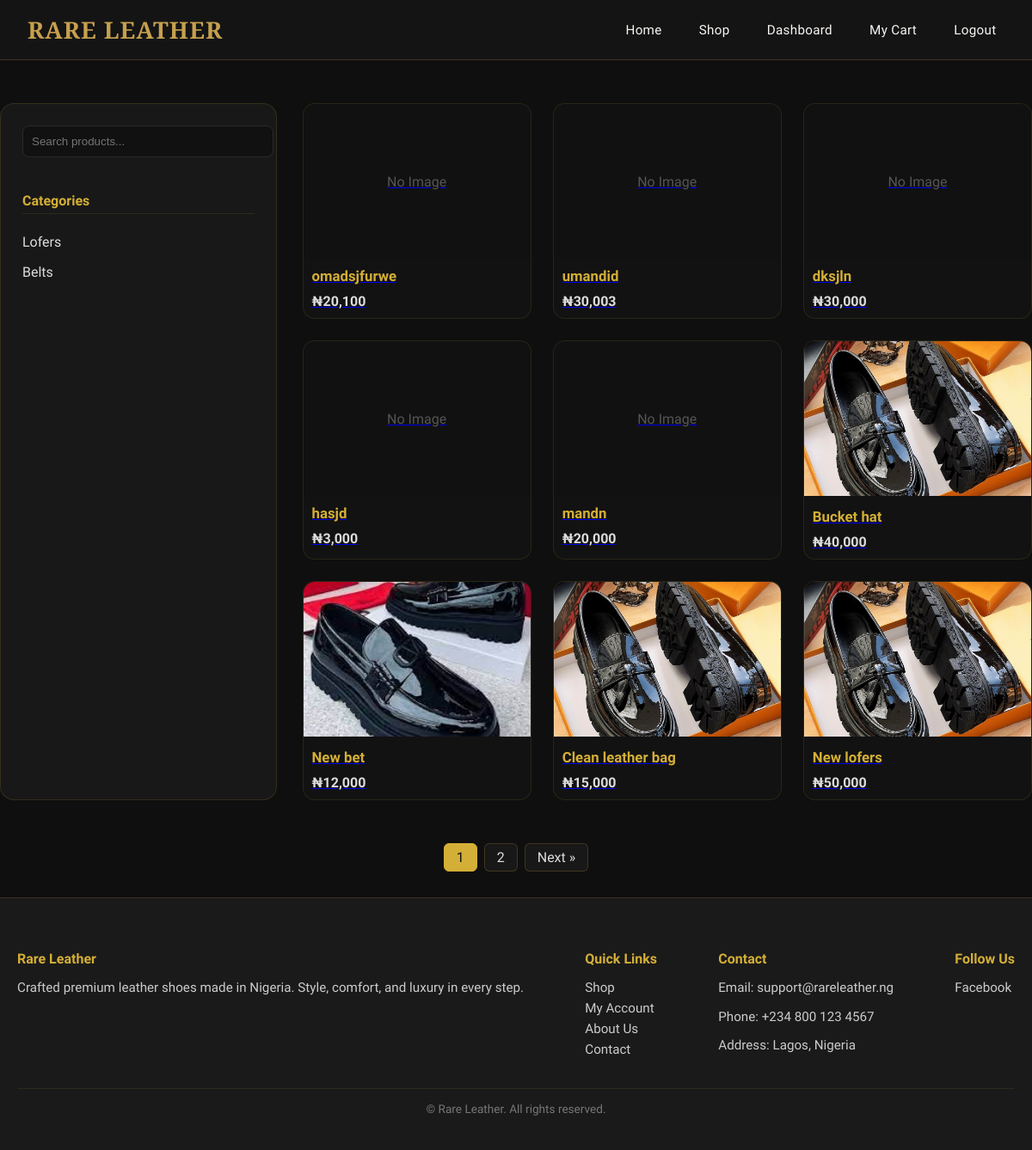
Page /products/ (signed in) on the committed database.
### catalog/models.py (models this page shows, shortened)
class Category(models.Model):
    name = models.CharField(max_length=100, unique=True)
    slug = models.SlugField(unique=True, blank=True)

class Product(models.Model):
    category = models.ForeignKey(Category, on_delete=models.SET_NULL, null=True, related_name='products')
    title = models.CharField(max_length=200)
    slug = models.SlugField(unique=True, blank=True)
    description = models.TextField(blank=True)
    price_ngn = models.PositiveIntegerField(help_text="Price in Naira")
    min_size = models.PositiveSmallIntegerField(default=38, help_text="Minimum available shoe size")
    max_size = models.PositiveSmallIntegerField(default=45, help_text="Maximum available shoe size")
    extra_fee_threshold = models.PositiveSmallIntegerField(
        default=45,
        help_text="Sizes above this value attract an extra fee"
    )
    extra_fee_amount = models.PositiveIntegerField(
        default=0,
        help_text="Extra fee (in Naira) for sizes above the threshold"
    )
    available = models.BooleanField(default=True)
    created_at = models.DateTimeField(auto_now_add=True)

class ProductImage(models.Model):
    product = models.ForeignKey(Product, on_delete=models.CASCADE, related_name='images')
    image = models.ImageField(upload_to='products/')
    alt_text = models.CharField(max_length=150, blank=True)

### catalog/views.py (the view)
# urls.py: path('', views.product_list, name='product_list'),
def product_list(request):
    category_slug = request.GET.get('category')
    sort = request.GET.get('sort')
    query = request.GET.get('q')
    products = Product.objects.filter(available=True)
    categories = Category.objects.all()
    if category_slug:
        products = products.filter(category__slug=category_slug)
    if query:
        products = products.filter(
            Q(title__icontains=query) |
            Q(description__icontains=query)
        )
    if sort == 'most_purchased':
        products = products.order_by('-times_purchased')
    elif sort == 'most_expensive':
        products = products.order_by('-price')
    else:
        products = products.order_by('-created_at')
    if not (category_slug or sort or query):
        paginator = Paginator(products, 9)  # 20 products per page
        page_number = request.GET.get('page')
        products = paginator.get_page(page_number)
    context = {
        'products': products,
        'categories': categories,
        'selected_category': category_slug,
        'selected_sort': sort,
        'query': query,
    }
    return render(request, 'catalog/product_list.html', context)

### templates/catalog/product_list.html (shortened to what this page needs)
{% extends "base.html" %}
{% load static %}
{% load humanize %}
{% block content %}
<div class="product-page">
  <div class="sidebar">
    <div class="search-bar">
      <form method="get">
        <input type="text" name="q" placeholder="Search products..." value="{{ query|default:'' }}">
      </form>
    </div>
    <h4>Categories</h4>
    {% for category in categories %}
      <a href="?category={{ category.slug }}"{% if category.slug == selected_category %} class="active"{% endif %}>
        {{ category.name }}
      </a>
    {% endfor %}
  </div>
  <div class="products">
    {% if products %}
      {% for product in products %}
        <div class="product-card">
          <a href="{% url 'catalog:product_detail' product.slug %}">
            {% if product.images.first %}
              <img src="{{ product.images.first.image.url }}" alt="{{ product.title }}">
            {% else %}
              <div style="display:flex;align-items:center;justify-content:center;height:180px;background:#111;color:#555;">No Image</div>
            {% endif %}
            <h4>{{ product.title }}</h4>
            <p>₦{{ product.price_ngn|intcomma }}</p>
          </a>
        </div>
      {% endfor %}
    {% else %}
      <p style="color:#ddd;">No products found.</p>
    {% endif %}
  </div>
</div>
{% if products.has_other_pages %}
<div class="pagination">
  {% for num in products.paginator.page_range %}
    {% if products.number == num %}
      <span class="current">{{ num }}</span>
    {% else %}
      <a href="?page={{ num }}">{{ num }}</a>
    {% endif %}
  {% endfor %}
  {% if products.has_next %}
    <a href="?page={{ products.next_page_number }}">Next »</a>
  {% endif %}
</div>
{% endif %}
{% include 'includes/footer.html' %}
{% endblock %}

### templates/base.html (style rules this page uses)
:root { --gold: #c6a04f; --dark-bg: #0f0f0f; --text-light: #f8f5f2; --text-muted: #b8b8b8; }
body { margin: 0; background: var(--dark-bg); color: var(--text-light); font-family: 'Manrope', sans-serif; }

### templates/catalog/product_list.html (style rules this page uses)
body { font-family: 'Urbanist', sans-serif; color: #e0e0e0; background-color: #0f0f0f; }
.product-page { display: flex; gap: 30px; margin: 50px auto; max-width: 1200px; flex-wrap: wrap; }
.sidebar { flex: 1 1 220px; background: #181818; border: 1px solid rgba(212,175,55,0.15); border-radius: 16px; padding: 25px; min-width: 220px; }
.sidebar h4 { color: #d4af37; font-weight: 600; margin-bottom: 15px; border-bottom: 1px solid rgba(212,175,55,0.1); padding-bottom: 5px; }
.sidebar a { display: block; color: #ddd; text-decoration: none; padding: 8px 0; transition: all 0.2s ease; border-radius: 4px; }
.search-bar input[type="text"] { width: 100%; padding: 10px; border-radius: 8px; border: 1px solid #2a2a2a; background: #111; color: #f1f1f1; margin-bottom: 20px; }
.products { flex: 3 1 700px; display: grid; grid-template-columns: repeat(auto-fill, minmax(220px, 1fr)); gap: 25px; }
.product-card { background: #121212; border: 1px solid rgba(212,175,55,0.12); border-radius: 14px; overflow: hidden; transition: all 0.3s ease; }
.product-card img { width: 100%; height: 180px; object-fit: cover; background: #111; }
.product-card h4 { color: #d4af37; font-size: 1.05rem; margin: 10px; }
.product-card p { color: #ddd; font-weight: 600; margin: 0 10px 10px 10px; }
.pagination { margin: 30px 0; display: flex; gap: 8px; flex-wrap: wrap; justify-content: center; }
.pagination a, .pagination span { padding: 6px 14px; border-radius: 6px; border: 1px solid rgba(212,175,55,0.2); background: #181818; color: #ddd; text-decoration: none; transition: all 0.2s ease; }
.pagination .current { background: #d4af37; color: #0f0f0f; border-color: #d4af37; }

### rows in the picture
Category: name "Lofers"
Category: name "Belts"
Product: shows "No Image", title "omadsjfurwe", price_ngn "20,100"
Product: shows "No Image", title "umandid", price_ngn "30,003"
Product: shows "No Image", title "dksjln", price_ngn "30,000"
Product: shows "No Image", title "hasjd", price_ngn "3,000"
Product: shows "No Image", title "mandn", price_ngn "20,000"
Product: images.first.image (picture), title "Bucket hat", price_ngn "40,000"
Product: images.first.image (picture), title "New bet", price_ngn "12,000"
Product: images.first.image (picture), title "Clean leather bag", price_ngn "15,000"
Product: images.first.image (picture), title "New lofers", price_ngn "50,000"

### other values in the picture
{{ num }} "1"
{{ num }} "2"
